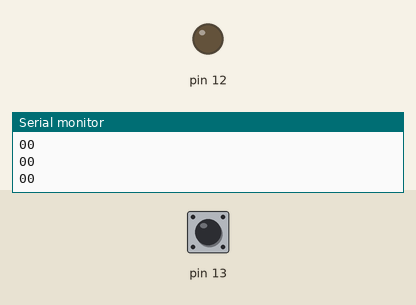
The sketch below on a simulated Arduino Uno, built with avr-gcc and run on an emulated ATmega328P. Parts: output pins drawn as LEDs (lit = HIGH), the last lines printed to the serial monitor. The inputs (shaded band) are chosen by the test bench; at power-on: pin 13 HIGH.

Above: at 1.2 s.
1.3 s: pin 13 pulled LOW for 0.15 s
At 1.4 s:
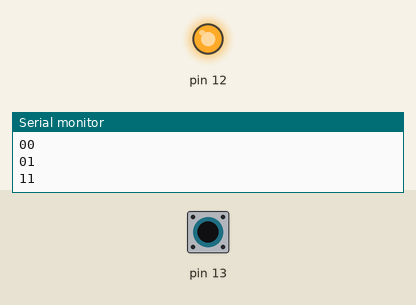
3.0 s: pin 13 pulled LOW for 3.2 s
At 7.5 s:
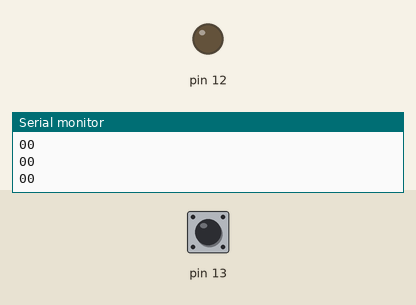
Timing chart, 0 to 9.0 s (numbered marks = the images above; inputs shaded):
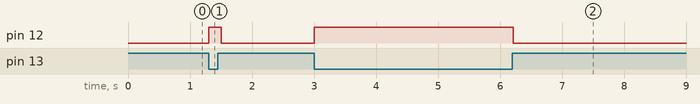

Measured:
- after the input at 1.3 s, pin 12: LOW → HIGH at once, → LOW 0.20 s later
- after the input at 3.0 s, pin 12: LOW → HIGH at once, → LOW 3.2 s later

The sketch:

txandrx.ino
```cpp
void setup() {
  pinMode(13, INPUT_PULLUP);
  pinMode(12, OUTPUT);
  Serial.begin(9600);
}

void loop() {
  int value = digitalRead(13);
  Serial.println(1-value);

  Serial.write(String(1-value)[0]);
  digitalWrite(12, 1-value);
  delay(100);
}
```
